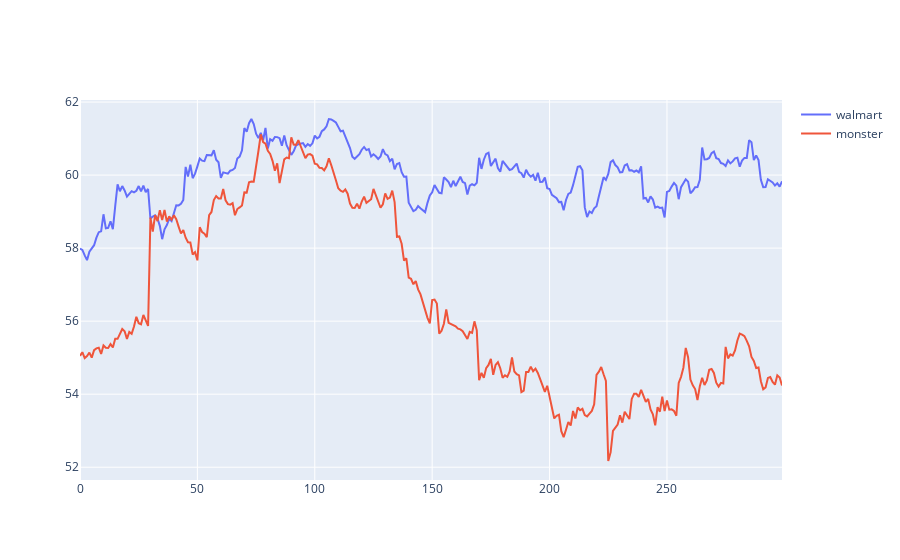

Source (notebook cell):
### Code cell
# plot both tickers on go figure

fig = go.Figure()
fig.add_trace(go.Scatter(x=walmart_data.index, y=walmart_data['Close'], name='walmart'))
fig.add_trace(go.Scatter(x=monster_data.index, y=monster_data['Close'], name='monster'))

fig.show()

### Figure 1 — Plotly figure (JSON) as saved in the notebook; plotly's stock layout.template omitted (floating-point values rounded to 4 significant figures; data arrays with more than 128 entries replaced by an {"elided": "..."} marker saying what was removed)
{"data": [{"name": "walmart", "type": "scatter", "x": {"elided": "300 int values"}, "y": {"elided": "300 float values"}}, {"name": "monster", "type": "scatter", "x": {"elided": "300 int values"}, "y": {"elided": "300 float values"}}], "layout": {}}
